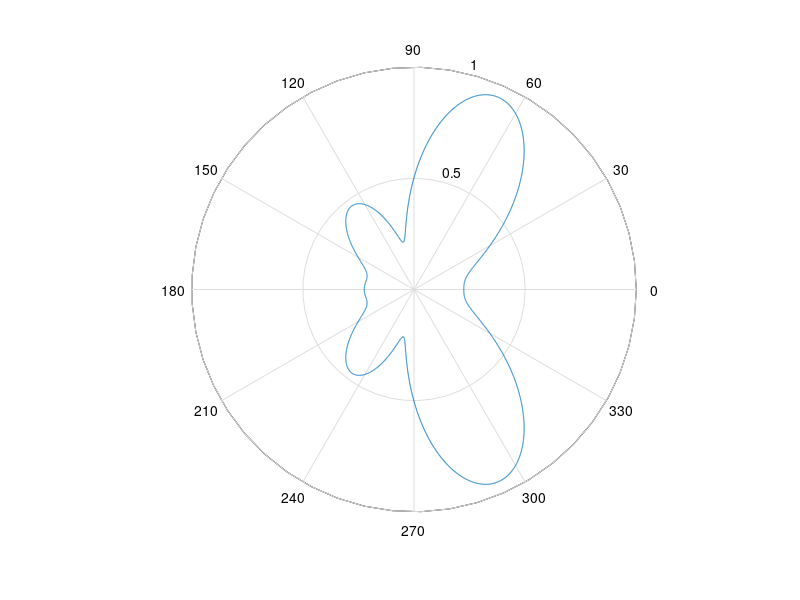

This chart was generated by the following MATLAB code:
% Matlab m-File exported from HFSS2016.0.0 
% Note: In three-dimensional arrays, like S(i,j,k), the first index corresponds to the frequency.
%       So, S(N,j,k) is an S(j,k) matrix for frequency N.
clear all 
clc
close all

f = zeros(1,1);
S = zeros(1,10,10);

f = [5900000000 ];
S(1,:,:) = [   -3.242946E-001 -    1.600625E-001i,    5.860691E-002 +    5.884514E-002i,    6.434367E-002 +    5.477761E-002i,   -1.620514E-001 +    4.144952E-002i,   -3.835713E-002 -    1.038655E-001i,   -1.554972E-001 +    4.191087E-002i,   -4.082557E-002 -    1.084291E-001i,    1.293015E-001 -    2.863961E-001i,    1.188118E-001 -    3.865126E-001i,    1.242153E-001 -    3.952787E-001i;   5.860739E-002 +    5.884490E-002i,    1.703841E-001 -    7.422426E-002i,   -3.260717E-001 +    8.870880E-005i,    1.011021E-001 -    9.292793E-003i,   -1.677342E-002 +    5.359124E-002i,    3.951214E-002 -    1.294859E-001i,    1.639714E-001 +    1.015978E-001i,   -3.909665E-002 -    4.493573E-001i,   -6.070614E-002 -    1.377149E-001i,    2.616747E-001 +    3.781858E-003i;   6.434296E-002 +    5.477698E-002i,   -3.260722E-001 +    8.862626E-005i,    1.869060E-001 -    4.797113E-002i,    4.554293E-002 -    1.313319E-001i,    1.526019E-001 +    1.037825E-001i,    9.734067E-002 -    3.325746E-003i,   -2.630295E-002 +    5.245959E-002i,   -3.108801E-002 -    4.476308E-001i,    2.580410E-001 -    2.249158E-003i,   -6.526759E-002 -    1.190954E-001i;  -1.620514E-001 +    4.144897E-002i,    1.011017E-001 -    9.292952E-003i,    4.554225E-002 -    1.313325E-001i,   -2.111926E-002 -    1.227026E-001i,    3.453348E-002 +    2.798127E-001i,    3.045219E-001 +    1.146893E-001i,    2.852564E-001 -    2.853074E-001i,   -1.142823E-001 +    1.260697E-001i,    1.010906E-001 -    2.499913E-002i,    1.732655E-001 -    1.285025E-001i;  -3.835731E-002 -    1.038653E-001i,   -1.677322E-002 +    5.359106E-002i,    1.526020E-001 +    1.037826E-001i,    3.453392E-002 +    2.798125E-001i,   -1.744451E-001 -    3.658040E-001i,    3.002434E-001 -    3.017881E-001i,    2.718220E-001 -    2.430399E-001i,    4.011270E-004 -    9.875308E-002i,   -1.496843E-002 +    7.056348E-002i,   -5.102273E-002 +    1.288075E-001i;  -1.554972E-001 +    4.191115E-002i,    3.951246E-002 -    1.294866E-001i,    9.734019E-002 -    3.325998E-003i,    3.045218E-001 +    1.146889E-001i,    3.002435E-001 -    3.017881E-001i,   -5.209743E-002 -    8.406243E-002i,    5.039337E-002 +    2.664894E-001i,   -1.035477E-001 +    1.223093E-001i,    1.832543E-001 -    1.281034E-001i,    7.398506E-002 -    3.112216E-002i;  -4.082536E-002 -    1.084292E-001i,    1.639712E-001 +    1.015977E-001i,   -2.630303E-002 +    5.245956E-002i,    2.852565E-001 -    2.853075E-001i,    2.718219E-001 -    2.430399E-001i,    5.039303E-002 +    2.664895E-001i,   -2.198210E-001 -    3.677523E-001i,   -3.165026E-003 -    1.077870E-001i,   -4.188588E-002 +    1.277991E-001i,   -2.402579E-002 +    8.742006E-002i;   1.293013E-001 -    2.863963E-001i,   -3.909666E-002 -    4.493575E-001i,   -3.108845E-002 -    4.476307E-001i,   -1.142820E-001 +    1.260694E-001i,    4.010356E-004 -    9.875286E-002i,   -1.035473E-001 +    1.223093E-001i,   -3.165190E-003 -    1.077869E-001i,   -5.407183E-002 -    2.149397E-001i,   -5.689324E-002 +    8.172679E-002i,   -6.956486E-002 +    8.668955E-002i;   1.188116E-001 -    3.865129E-001i,   -6.070657E-002 -    1.377146E-001i,    2.580410E-001 -    2.249507E-003i,    1.010907E-001 -    2.499889E-002i,   -1.496889E-002 +    7.056350E-002i,    1.832546E-001 -    1.281033E-001i,   -4.188612E-002 +    1.277995E-001i,   -5.689326E-002 +    8.172685E-002i,   -3.168308E-001 +    5.543264E-004i,    1.964047E-001 -    2.353852E-001i;   1.242152E-001 -    3.952789E-001i,    2.616746E-001 +    3.782345E-003i,   -6.526787E-002 -    1.190956E-001i,    1.732655E-001 -    1.285020E-001i,   -5.102313E-002 +    1.288073E-001i,    7.398517E-002 -    3.112197E-002i,   -2.402602E-002 +    8.742025E-002i,   -6.956489E-002 +    8.668979E-002i,    1.964048E-001 -    2.353851E-001i,   -3.101585E-001 -    8.479178E-003i];

for i=1:10
    S_Param(i,:)= S(1,i,:);
end 
% Identify row of interests for excitation to determine relative phase
% differences and thereby calculate alpha. In this instance port 9 is the
% excitation and ports 1,2,3 are the antenna ports

S_Param_alpha = S_Param(9,:);
S19 = S_Param_alpha(1,1);
S29 = S_Param_alpha(1,2);
S39 = S_Param_alpha(1,3);

S19_phase = angle(S19);
S29_phase = angle(S29);
S39_phase = angle(S39);
% adujust for relative phase with respect to port 3 (closest element with
% respect to excited port 9)

S29_p_r = S29_phase - S39_phase;
S19_p_r = S19_phase - S39_phase;
S39_p_r = 0;
S_p_r = [S39_p_r S29_p_r S19_p_r];



% Calculate and plot 3 element array factor
theta = linspace(0,2*pi,5000);
N=3;
v0=299792458;  
f=5.9e9;         
lambda0=v0/f;
Beta = 2*pi/lambda0;
Beta_d = 2*pi/lambda0*0.5*lambda0;

for n = 0:N-1
    for i = 1:size(theta,2)
        psi(n+1,i) = n*(Beta_d*cos(theta(i))+ S_p_r(n+1));
    end
end

for n = 0:N-1
    for i = 1:size(theta,2)
        AF(n+1,i) = exp(-1i*psi(n+1,i));
    end
end
AF = abs(sum(AF(1:N,:))/N);

figure;
polar(theta, AF);
